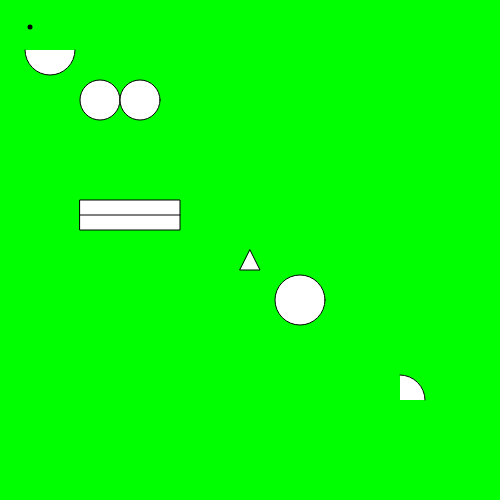
Frame 1 (no input)
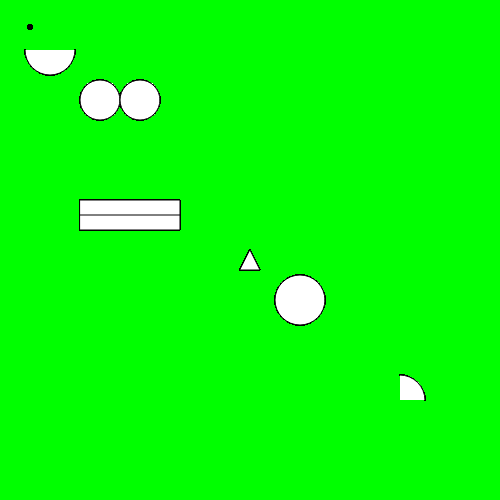
Frame 60 (no input)
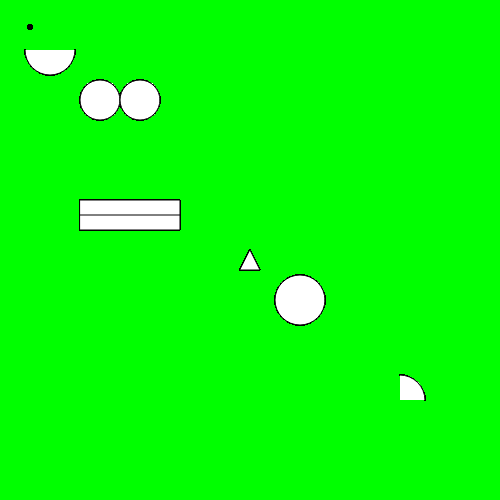
Frame 120 (the mouse pressed at the canvas centre since frame 60)

The p5.js sketch that drew these frames (run headless with seeded random() and noise() and a simulated clock; from frame 60 on, the mouse is pressed at the canvas centre):

// p5.js sketch
// ── sketch.js
var mouthX = 80;
var mouthY = 200;

var eyeSize = 40


function setup() {
  // put setup code here
  createCanvas(500,500);
  background(0,255,0);
}

function draw() {
  // put drawing code here
strokeWeight(1); //to prevent srtokewight 5 from affecting ellipses and rect
//left eye
//  ellipse(100,100,20,20);
  //right eye
//  ellipse(140,100,20,20);

//left eye
ellipse(100,100,eyeSize,eyeSize);
  //right eye
ellipse(140,100,eyeSize,eyeSize);

//mouth
//rect(80,200,100,30);//(x&y coordinates of upper left hand corner, width, height)
rect(mouthX,mouthY,100,30);

//mole
strokeWeight(5);//draw function runs in loop-->strokewight affects whats before it
point(30,27);//a singular pixel, unless stroke weight is bigger (x,y)

//mouth line
strokeWeight(1);
line(80,215,180,215);//(x&y of left point of line, x&y of right point of line)

//width divided by 2 will give x coordinate of center point of canvas, height/2 y coordinate of center point of createCanvas
//console.log("width " + width);
//console.log("height " + height);

triangle(width/2,height/2,(width/2)+10,(height/2)+20,(width/2)-10,(height/2)+20);//(x&y of top point,x&ys of two other points)

arc(50,50,50,50,0,PI);//0 to pi (180)
arc(300,300,50,50,0,TWO_PI);//0-360
arc(400,400,50,50,PI + HALF_PI,0);//quarter circle

}
